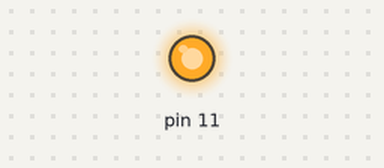
The sketch below on a simulated Arduino Uno, built with avr-gcc and run on an emulated ATmega328P. On the bench: output pins drawn as LEDs (lit = HIGH).

Above: at 0.1 s.
At 4.6 s:
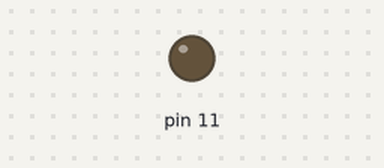
Timing chart, 0 to 6.1 s (numbered marks = the images above):
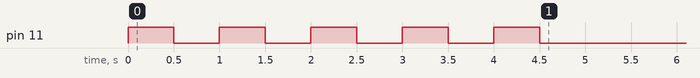

The sketch:

for_loop_to_blink_a_led_5_times1.ino
```cpp
void setup(){

  pinMode(11,OUTPUT);

  LED_Blink();

}

void loop(){


}

void LED_Blink(){

  for(int i =1; i<=5;i++){
    digitalWrite(11, HIGH);
    delay(500);
    digitalWrite(11,LOW);
    delay(500);
  }
}
```
